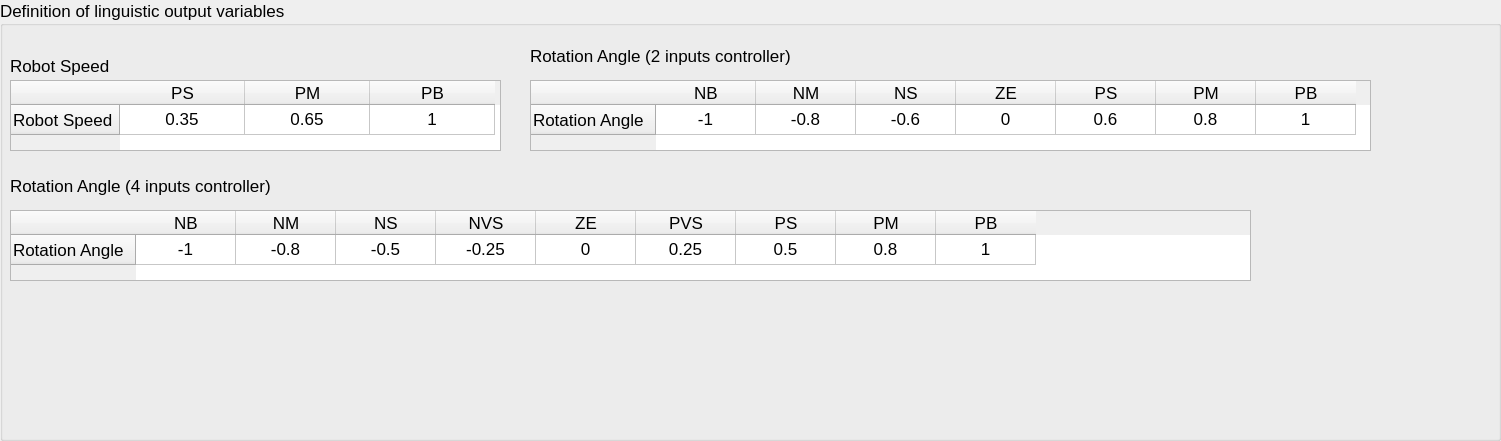
     <widget class="QGroupBox" name="group_def_output">
      <property name="geometry">
       <rect>
        <x>10</x>
        <y>490</y>
        <width>1501</width>
        <height>441</height>
       </rect>
      </property>
      <property name="font">
       <font>
        <pointsize>13</pointsize>
       </font>
      </property>
      <property name="title">
       <string>Definition of linguistic output variables</string>
      </property>
      <widget class="QTableWidget" name="table_def_out_speed">
       <property name="geometry">
        <rect>
         <x>10</x>
         <y>80</y>
         <width>491</width>
         <height>71</height>
        </rect>
       </property>
       <property name="alternatingRowColors">
        <bool>true</bool>
       </property>
       <attribute name="horizontalHeaderDefaultSectionSize">
        <number>125</number>
       </attribute>
       <row>
        <property name="text">
         <string>Robot Speed</string>
        </property>
       </row>
       <column>
        <property name="text">
         <string>PS</string>
        </property>
       </column>
       <column>
        <property name="text">
         <string>PM</string>
        </property>
       </column>
       <column>
        <property name="text">
         <string>PB</string>
        </property>
       </column>
       <item row="0" column="0">
        <property name="text">
         <string>0.35</string>
        </property>
        <property name="textAlignment">
         <set>AlignCenter</set>
        </property>
       </item>
       <item row="0" column="1">
        <property name="text">
         <string>0.65</string>
        </property>
        <property name="textAlignment">
         <set>AlignCenter</set>
        </property>
       </item>
       <item row="0" column="2">
        <property name="text">
         <string>1</string>
        </property>
        <property name="textAlignment">
         <set>AlignCenter</set>
        </property>
       </item>
      </widget>
      <widget class="QTableWidget" name="table_def_out_rotation_angle">
       <property name="geometry">
        <rect>
         <x>530</x>
         <y>80</y>
         <width>841</width>
         <height>71</height>
        </rect>
       </property>
       <property name="alternatingRowColors">
        <bool>true</bool>
       </property>
       <attribute name="horizontalHeaderDefaultSectionSize">
        <number>100</number>
       </attribute>
       <row>
        <property name="text">
         <string>Rotation Angle</string>
        </property>
       </row>
       <column>
        <property name="text">
         <string>NB</string>
        </property>
       </column>
       <column>
        <property name="text">
         <string>NM</string>
        </property>
       </column>
       <column>
        <property name="text">
         <string>NS</string>
        </property>
       </column>
       <column>
        <property name="text">
         <string>ZE</string>
        </property>
       </column>
       <column>
        <property name="text">
         <string>PS</string>
        </property>
       </column>
       <column>
        <property name="text">
         <string>PM</string>
        </property>
       </column>
       <column>
        <property name="text">
         <string>PB</string>
        </property>
       </column>
       <item row="0" column="0">
        <property name="text">
         <string>-1</string>
        </property>
        <property name="textAlignment">
         <set>AlignCenter</set>
        </property>
       </item>
       <item row="0" column="1">
        <property name="text">
         <string>-0.8</string>
        </property>
        <property name="textAlignment">
         <set>AlignCenter</set>
        </property>
       </item>
       <item row="0" column="2">
        <property name="text">
         <string>-0.6</string>
        </property>
        <property name="textAlignment">
         <set>AlignCenter</set>
        </property>
       </item>
       <item row="0" column="3">
        <property name="text">
         <string>0</string>
        </property>
        <property name="textAlignment">
         <set>AlignCenter</set>
        </property>
       </item>
       <item row="0" column="4">
        <property name="text">
         <string>0.6</string>
        </property>
        <property name="textAlignment">
         <set>AlignCenter</set>
        </property>
       </item>
       <item row="0" column="5">
        <property name="text">
         <string>0.8</string>
        </property>
        <property name="textAlignment">
         <set>AlignCenter</set>
        </property>
       </item>
       <item row="0" column="6">
        <property name="text">
         <string>1</string>
        </property>
        <property name="textAlignment">
         <set>AlignCenter</set>
        </property>
       </item>
      </widget>
      <widget class="QLabel" name="label_out_speed">
       <property name="geometry">
        <rect>
         <x>10</x>
         <y>50</y>
         <width>221</width>
         <height>31</height>
        </rect>
       </property>
       <property name="text">
        <string>Robot Speed</string>
       </property>
      </widget>
      <widget class="QLabel" name="label_out_rotation_angle">
       <property name="geometry">
        <rect>
         <x>530</x>
         <y>40</y>
         <width>301</width>
         <height>31</height>
        </rect>
       </property>
       <property name="text">
        <string>Rotation Angle (2 inputs controller)</string>
       </property>
      </widget>
      <widget class="QLabel" name="label_out_rotation_angle_3_inputs">
       <property name="geometry">
        <rect>
         <x>10</x>
         <y>170</y>
         <width>301</width>
         <height>31</height>
        </rect>
       </property>
       <property name="text">
        <string>Rotation Angle (4 inputs controller)</string>
       </property>
      </widget>
      <widget class="QTableWidget" name="table_def_out_rotation_angle_3_inputs">
       <property name="geometry">
        <rect>
         <x>10</x>
         <y>210</y>
         <width>1241</width>
         <height>71</height>
        </rect>
       </property>
       <property name="alternatingRowColors">
        <bool>true</bool>
       </property>
       <attribute name="horizontalHeaderDefaultSectionSize">
        <number>100</number>
       </attribute>
       <row>
        <property name="text">
         <string>Rotation Angle</string>
        </property>
       </row>
       <column>
        <property name="text">
         <string>NB</string>
        </property>
       </column>
       <column>
        <property name="text">
         <string>NM</string>
        </property>
       </column>
       <column>
        <property name="text">
         <string>NS</string>
        </property>
       </column>
       <column>
        <property name="text">
         <string>NVS</string>
        </property>
       </column>
       <column>
        <property name="text">
         <string>ZE</string>
        </property>
       </column>
       <column>
        <property name="text">
         <string>PVS</string>
        </property>
       </column>
       <column>
        <property name="text">
         <string>PS</string>
        </property>
       </column>
       <column>
        <property name="text">
         <string>PM</string>
        </property>
       </column>
       <column>
        <property name="text">
         <string>PB</string>
        </property>
       </column>
       <item row="0" column="0">
        <property name="text">
         <string>-1</string>
        </property>
        <property name="textAlignment">
         <set>AlignCenter</set>
        </property>
       </item>
       <item row="0" column="1">
        <property name="text">
         <string>-0.8</string>
        </property>
        <property name="textAlignment">
         <set>AlignCenter</set>
        </property>
       </item>
       <item row="0" column="2">
        <property name="text">
         <string>-0.5</string>
        </property>
        <property name="textAlignment">
         <set>AlignCenter</set>
        </property>
       </item>
       <item row="0" column="3">
        <property name="text">
         <string>-0.25</string>
        </property>
        <property name="textAlignment">
         <set>AlignCenter</set>
        </property>
       </item>
       <item row="0" column="4">
        <property name="text">
         <string>0</string>
        </property>
        <property name="textAlignment">
         <set>AlignCenter</set>
        </property>
       </item>
       <item row="0" column="5">
        <property name="text">
         <string>0.25</string>
        </property>
        <property name="textAlignment">
         <set>AlignCenter</set>
        </property>
       </item>
       <item row="0" column="6">
        <property name="text">
         <string>0.5</string>
        </property>
        <property name="textAlignment">
         <set>AlignCenter</set>
        </property>
       </item>
       <item row="0" column="7">
        <property name="text">
         <string>0.8</string>
        </property>
        <property name="textAlignment">
         <set>AlignCenter</set>
        </property>
       </item>
       <item row="0" column="8">
        <property name="text">
         <string>1</string>
        </property>
        <property name="textAlignment">
         <set>AlignCenter</set>
        </property>
       </item>
      </widget>
     </widget>
